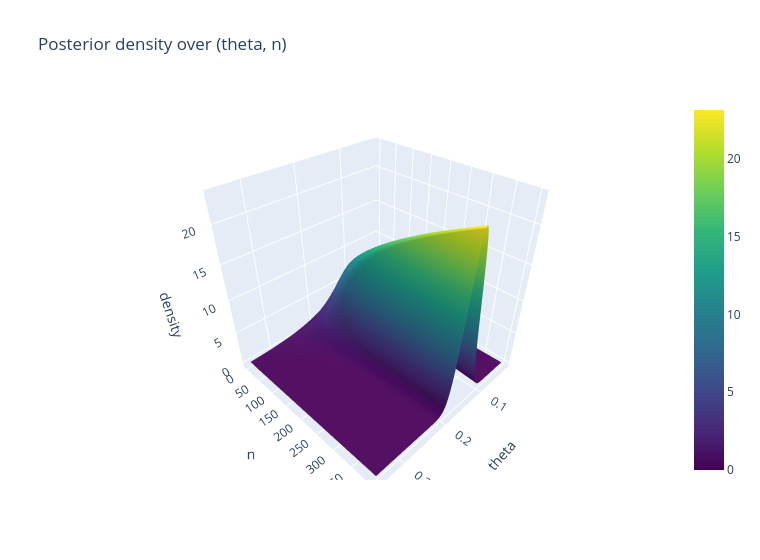

Notebook code for this chart:
### Markdown cell above
### 8.2 Interactive Plotly version of 8.1
Rotate and hover.

### Code cell
fig = go.Figure(go.Surface(x=tg, y=ng, z=Z, colorscale="Viridis")); fig.update_layout(title="Posterior density over (theta, n)", width=760, height=560, scene=dict(xaxis_title="theta", yaxis_title="n", zaxis_title="density")); fig.show()

### Figure 1 — Plotly figure (JSON) as saved in the notebook; plotly's stock layout.template omitted (floating-point values rounded to 4 significant figures; data arrays with more than 128 entries replaced by an {"elided": "..."} marker saying what was removed)
{"data": [{"colorscale": [[0.0, "#440154"], [0.1111, "#482878"], [0.2222, "#3e4989"], [0.3333, "#31688e"], [0.4444, "#26828e"], [0.5556, "#1f9e89"], [0.6667, "#35b779"], [0.7778, "#6ece58"], [0.8889, "#b5de2b"], [1.0, "#fde725"]], "type": "surface", "x": {"elided": "150 float values"}, "y": [0, 8, 16, 24, 32, 40, 48, 56, 64, 72, 80, 88, 96, 104, 112, 120, 128, 136, 144, 152, 160, 168, 176, 184, 192, 200, 208, 216, 224, 232, 240, 248, 256, 264, 272, 280, 288, 296, 304, 312, 320, 328, 336, 344, 352, 360, 368, 376, 384, 392, 400], "z": {"elided": "51x150 float values"}}], "layout": {"height": 560, "scene": {"xaxis": {"title": {"text": "theta"}}, "yaxis": {"title": {"text": "n"}}, "zaxis": {"title": {"text": "density"}}}, "title": {"text": "Posterior density over (theta, n)"}, "width": 760}}
